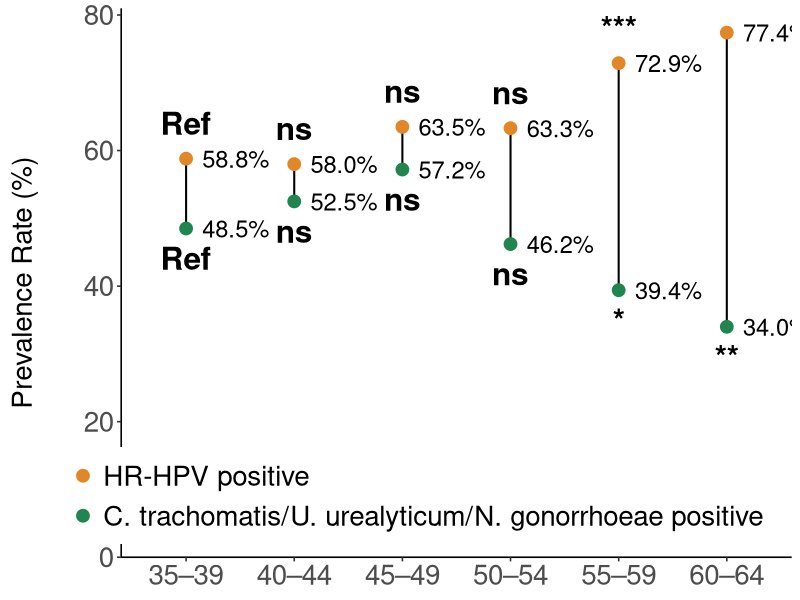

Here is the R script that generated this plot:
library(ggplot2)
library(dplyr)
library(tibble)

dumbbell_df <- tibble(
  Age       = factor(c("35–39", "40–44", "45–49", "50–54", "55–59", "60–64"),
                     levels = c("35–39", "40–44", "45–49", "50–54", "55–59", "60–64"),
                     ordered = TRUE),
  HPV_Rate  = c(58.8, 58.0, 63.5, 63.3,  72.9,  77.4),
  STI_Rate  = c(48.5, 52.5, 57.2, 46.2,  39.4,  34.0)
) %>%
  mutate(
    P_label_upper = c("Ref", "ns", "ns", "ns", "***", "***"),
    P_label_lower = c("Ref", "ns", "ns", "ns", "*", "**")
  ) %>%
  mutate(
    upper_y = pmax(HPV_Rate, STI_Rate) + 1,
    lower_y = pmin(HPV_Rate, STI_Rate) - 1
  )

y_max <- max(dumbbell_df$upper_y) + 1
y_min <- min(0, min(dumbbell_df$lower_y) - 1)


PCT_NUDGE_X <- 0.15   
PCT_SIZE    <- 6      
PCT_COL     <- "black"


Y_TITLE_VJUST <- 0.5   
Y_TITLE_RMARG <- 25    


p <- ggplot(dumbbell_df, aes(x = Age)) +
 
  geom_segment(
    aes(x = Age, xend = Age, y = HPV_Rate, yend = STI_Rate),
    colour = "black",
    linewidth = 0.7
  ) +
 
  geom_point(aes(y = HPV_Rate, colour = "HPV"), size = 4) +
  geom_point(aes(y = STI_Rate, colour = "STIs"), size = 4) +

  geom_text(
    aes(y = HPV_Rate, label = sprintf("%.1f%%", HPV_Rate)),
    nudge_x = PCT_NUDGE_X, hjust = 0,
    size = PCT_SIZE, color = PCT_COL
  ) +
  geom_text(
    aes(y = STI_Rate, label = sprintf("%.1f%%", STI_Rate)),
    nudge_x = PCT_NUDGE_X, hjust = 0,
    size = PCT_SIZE, color = PCT_COL
  ) +
 
  geom_text(
    aes(y = upper_y, label = P_label_upper),
    fontface = "bold", size = 8, vjust = -0.75
  ) +
  geom_text(
    aes(y = lower_y, label = P_label_lower),
    fontface = "bold", size = 8, vjust = 1.5
  ) +
 
  scale_colour_manual(
    name   = NULL,
    values = c("HPV" = "#E18727", "STIs" = "#20854E"),
    breaks = c("HPV", "STIs"),
    labels = c("HR-HPV positive",
               "C. trachomatis/U. urealyticum/N. gonorrhoeae positive"),
    guide = guide_legend(keyheight = unit(2, "lines"))
  ) +
  scale_y_continuous(
    name   = "Prevalence Rate (%)",
    limits = c(y_min, y_max),
    expand = expansion(mult = c(0, 0.02))
  ) +
  labs(x = NULL) +
  theme_classic(base_size = 12) +
  theme(
    axis.title.x = element_text(size = 20),
    axis.title.y = element_text(
      size = 20,
      angle = 90,
      vjust = Y_TITLE_VJUST,
      margin = margin(r = 35)  
    ),
    axis.text    = element_text(size = 20),
    legend.position      = c(0.97, 0.2),
    legend.justification = c(1, 1),
    legend.text          = element_text(size = 20),
    legend.background    = element_rect(fill = "white", colour = NA)
  )

p
